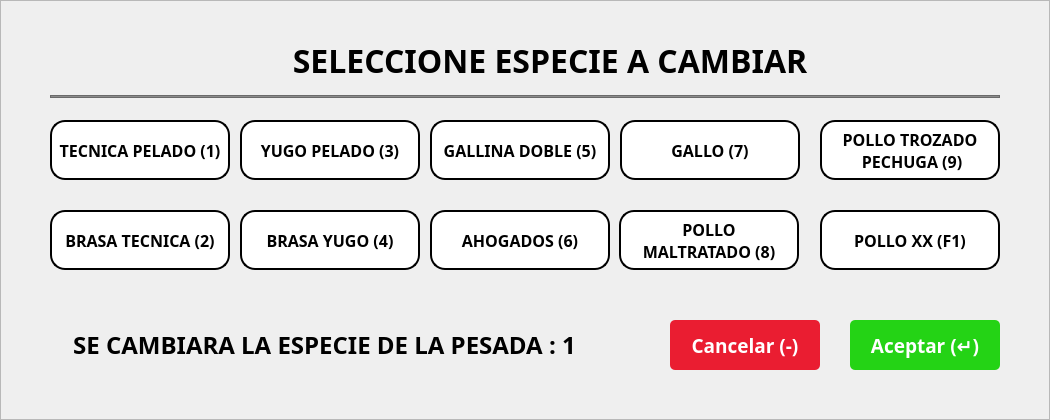
    <widget class="QFrame" name="frmCambiarEspecie">
     <property name="geometry">
      <rect>
       <x>435</x>
       <y>330</y>
       <width>1050</width>
       <height>420</height>
      </rect>
     </property>
     <property name="styleSheet">
      <string notr="true">#frmCambiarEspecie{background-color: rgb(255, 255, 255);
color: rgb(0, 0, 0);
border:none;
border-radius: 10px;
border: 2px solid #D9D9D9;}</string>
     </property>
     <property name="frameShape">
      <enum>QFrame::StyledPanel</enum>
     </property>
     <property name="frameShadow">
      <enum>QFrame::Raised</enum>
     </property>
     <widget class="QLabel" name="lblTextCambiarEspecie">
      <property name="geometry">
       <rect>
        <x>50</x>
        <y>35</y>
        <width>1000</width>
        <height>50</height>
       </rect>
      </property>
      <property name="font">
       <font>
        <family>Poppins</family>
        <pointsize>24</pointsize>
        <weight>75</weight>
        <bold>true</bold>
       </font>
      </property>
      <property name="text">
       <string>SELECCIONE ESPECIE A CAMBIAR</string>
      </property>
      <property name="alignment">
       <set>Qt::AlignCenter</set>
      </property>
     </widget>
     <widget class="QLabel" name="btnCambioGallinaDoble">
      <property name="geometry">
       <rect>
        <x>430</x>
        <y>120</y>
        <width>180</width>
        <height>60</height>
       </rect>
      </property>
      <property name="font">
       <font>
        <family>Poppins</family>
        <pointsize>12</pointsize>
        <weight>75</weight>
        <bold>true</bold>
       </font>
      </property>
      <property name="styleSheet">
       <string notr="true">background-color: rgb(255, 255, 255);
border-color: rgb(0, 0, 0);
border: 2px solid black;
  border-radius: 15px;</string>
      </property>
      <property name="text">
       <string>GALLINA DOBLE (5)</string>
      </property>
      <property name="alignment">
       <set>Qt::AlignCenter</set>
      </property>
     </widget>
     <widget class="QLabel" name="btnCambioYugoPelado">
      <property name="geometry">
       <rect>
        <x>240</x>
        <y>120</y>
        <width>180</width>
        <height>60</height>
       </rect>
      </property>
      <property name="font">
       <font>
        <family>Poppins</family>
        <pointsize>12</pointsize>
        <weight>75</weight>
        <bold>true</bold>
       </font>
      </property>
      <property name="styleSheet">
       <string notr="true">background-color: rgb(255, 255, 255);
border-color: rgb(0, 0, 0);
border: 2px solid black;
  border-radius: 15px;</string>
      </property>
      <property name="text">
       <string>YUGO PELADO (3)</string>
      </property>
      <property name="alignment">
       <set>Qt::AlignCenter</set>
      </property>
     </widget>
     <widget class="QLabel" name="btnCambioTecnicaPelado">
      <property name="geometry">
       <rect>
        <x>50</x>
        <y>120</y>
        <width>180</width>
        <height>60</height>
       </rect>
      </property>
      <property name="font">
       <font>
        <family>Poppins</family>
        <pointsize>12</pointsize>
        <weight>75</weight>
        <bold>true</bold>
       </font>
      </property>
      <property name="styleSheet">
       <string notr="true">background-color: rgb(255, 255, 255);
border-color: rgb(0, 0, 0);
border: 2px solid black;
  border-radius: 15px;</string>
      </property>
      <property name="text">
       <string>TECNICA PELADO (1)</string>
      </property>
      <property name="alignment">
       <set>Qt::AlignCenter</set>
      </property>
     </widget>
     <widget class="QLabel" name="btnCambioGallo">
      <property name="geometry">
       <rect>
        <x>620</x>
        <y>120</y>
        <width>180</width>
        <height>60</height>
       </rect>
      </property>
      <property name="font">
       <font>
        <family>Poppins</family>
        <pointsize>12</pointsize>
        <weight>75</weight>
        <bold>true</bold>
       </font>
      </property>
      <property name="styleSheet">
       <string notr="true">background-color: rgb(255, 255, 255);
border-color: rgb(0, 0, 0);
border: 2px solid black;
  border-radius: 15px;</string>
      </property>
      <property name="text">
       <string>GALLO (7)</string>
      </property>
      <property name="alignment">
       <set>Qt::AlignCenter</set>
      </property>
     </widget>
     <widget class="QPushButton" name="btnAceptarFrmCambiarEspecie">
      <property name="geometry">
       <rect>
        <x>850</x>
        <y>320</y>
        <width>150</width>
        <height>50</height>
       </rect>
      </property>
      <property name="font">
       <font>
        <family>Poppins</family>
        <pointsize>14</pointsize>
        <weight>75</weight>
        <bold>true</bold>
       </font>
      </property>
      <property name="cursor">
       <cursorShape>PointingHandCursor</cursorShape>
      </property>
      <property name="styleSheet">
       <string notr="true">background-color: rgb(36, 211, 21);
color: rgb(255, 255, 255);
border:none;
border-radius: 5px;</string>
      </property>
      <property name="text">
       <string>Aceptar (↵)</string>
      </property>
      <property name="flat">
       <bool>false</bool>
      </property>
     </widget>
     <widget class="QFrame" name="frame_8">
      <property name="geometry">
       <rect>
        <x>50</x>
        <y>95</y>
        <width>950</width>
        <height>3</height>
       </rect>
      </property>
      <property name="styleSheet">
       <string notr="true">background-color: rgb(139, 139, 139);</string>
      </property>
      <property name="frameShape">
       <enum>QFrame::StyledPanel</enum>
      </property>
      <property name="frameShadow">
       <enum>QFrame::Raised</enum>
      </property>
     </widget>
     <widget class="QLabel" name="btnCambioGallinaChica">
      <property name="geometry">
       <rect>
        <x>430</x>
        <y>210</y>
        <width>180</width>
        <height>60</height>
       </rect>
      </property>
      <property name="font">
       <font>
        <family>Poppins</family>
        <pointsize>12</pointsize>
        <weight>75</weight>
        <bold>true</bold>
       </font>
      </property>
      <property name="styleSheet">
       <string notr="true">background-color: rgb(255, 255, 255);
border-color: rgb(0, 0, 0);
border: 2px solid black;
  border-radius: 15px;</string>
      </property>
      <property name="text">
       <string>AHOGADOS (6)</string>
      </property>
      <property name="alignment">
       <set>Qt::AlignCenter</set>
      </property>
     </widget>
     <widget class="QLabel" name="btnCambioPolloMaltratado">
      <property name="geometry">
       <rect>
        <x>619</x>
        <y>210</y>
        <width>180</width>
        <height>60</height>
       </rect>
      </property>
      <property name="font">
       <font>
        <family>Poppins</family>
        <pointsize>12</pointsize>
        <weight>75</weight>
        <bold>true</bold>
       </font>
      </property>
      <property name="styleSheet">
       <string notr="true">background-color: rgb(255, 255, 255);
border-color: rgb(0, 0, 0);
border: 2px solid black;
  border-radius: 15px;</string>
      </property>
      <property name="text">
       <string>POLLO 
MALTRATADO (8)</string>
      </property>
      <property name="alignment">
       <set>Qt::AlignCenter</set>
      </property>
     </widget>
     <widget class="QLabel" name="btnCambioPolloXx">
      <property name="geometry">
       <rect>
        <x>820</x>
        <y>210</y>
        <width>180</width>
        <height>60</height>
       </rect>
      </property>
      <property name="font">
       <font>
        <family>Poppins</family>
        <pointsize>12</pointsize>
        <weight>75</weight>
        <bold>true</bold>
       </font>
      </property>
      <property name="styleSheet">
       <string notr="true">background-color: rgb(255, 255, 255);
border-color: rgb(0, 0, 0);
border: 2px solid black;
  border-radius: 15px;</string>
      </property>
      <property name="text">
       <string>POLLO XX (F1)</string>
      </property>
      <property name="alignment">
       <set>Qt::AlignCenter</set>
      </property>
     </widget>
     <widget class="QLabel" name="btnCambioBrasaTecnica">
      <property name="geometry">
       <rect>
        <x>50</x>
        <y>210</y>
        <width>180</width>
        <height>60</height>
       </rect>
      </property>
      <property name="font">
       <font>
        <family>Poppins</family>
        <pointsize>12</pointsize>
        <weight>75</weight>
        <bold>true</bold>
       </font>
      </property>
      <property name="styleSheet">
       <string notr="true">background-color: rgb(255, 255, 255);
border-color: rgb(0, 0, 0);
border: 2px solid black;
  border-radius: 15px;</string>
      </property>
      <property name="text">
       <string>BRASA TECNICA (2)</string>
      </property>
      <property name="alignment">
       <set>Qt::AlignCenter</set>
      </property>
     </widget>
     <widget class="QLabel" name="btnCambioBrasaYugo">
      <property name="geometry">
       <rect>
        <x>240</x>
        <y>210</y>
        <width>180</width>
        <height>60</height>
       </rect>
      </property>
      <property name="font">
       <font>
        <family>Poppins</family>
        <pointsize>12</pointsize>
        <weight>75</weight>
        <bold>true</bold>
       </font>
      </property>
      <property name="styleSheet">
       <string notr="true">background-color: rgb(255, 255, 255);
border-color: rgb(0, 0, 0);
border: 2px solid black;
  border-radius: 15px;</string>
      </property>
      <property name="text">
       <string>BRASA YUGO (4)</string>
      </property>
      <property name="alignment">
       <set>Qt::AlignCenter</set>
      </property>
     </widget>
     <widget class="QPushButton" name="btnCancelarFrmCambiarEspecie">
      <property name="geometry">
       <rect>
        <x>670</x>
        <y>320</y>
        <width>150</width>
        <height>50</height>
       </rect>
      </property>
      <property name="font">
       <font>
        <family>Poppins</family>
        <pointsize>14</pointsize>
        <weight>75</weight>
        <bold>true</bold>
       </font>
      </property>
      <property name="cursor">
       <cursorShape>PointingHandCursor</cursorShape>
      </property>
      <property name="styleSheet">
       <string notr="true">background-color: rgb(234, 29, 49);
color: rgb(255, 255, 255);
border:none;
border-radius: 5px;</string>
      </property>
      <property name="text">
       <string>Cancelar (-)</string>
      </property>
     </widget>
     <widget class="QLabel" name="lblTextAvisaCambioEspeciePesada">
      <property name="geometry">
       <rect>
        <x>49</x>
        <y>320</y>
        <width>551</width>
        <height>50</height>
       </rect>
      </property>
      <property name="font">
       <font>
        <family>Poppins</family>
        <pointsize>18</pointsize>
        <weight>75</weight>
        <bold>true</bold>
       </font>
      </property>
      <property name="text">
       <string>SE CAMBIARA LA ESPECIE DE LA PESADA : 1</string>
      </property>
      <property name="alignment">
       <set>Qt::AlignCenter</set>
      </property>
     </widget>
     <widget class="QLabel" name="btnCambioPolloTrozado">
      <property name="geometry">
       <rect>
        <x>820</x>
        <y>120</y>
        <width>180</width>
        <height>60</height>
       </rect>
      </property>
      <property name="font">
       <font>
        <family>Poppins</family>
        <pointsize>12</pointsize>
        <weight>75</weight>
        <bold>true</bold>
       </font>
      </property>
      <property name="styleSheet">
       <string notr="true">background-color: rgb(255, 255, 255);
border-color: rgb(0, 0, 0);
border: 2px solid black;
  border-radius: 15px;</string>
      </property>
      <property name="text">
       <string>POLLO TROZADO 
 PECHUGA (9)</string>
      </property>
      <property name="alignment">
       <set>Qt::AlignCenter</set>
      </property>
     </widget>
    </widget>
